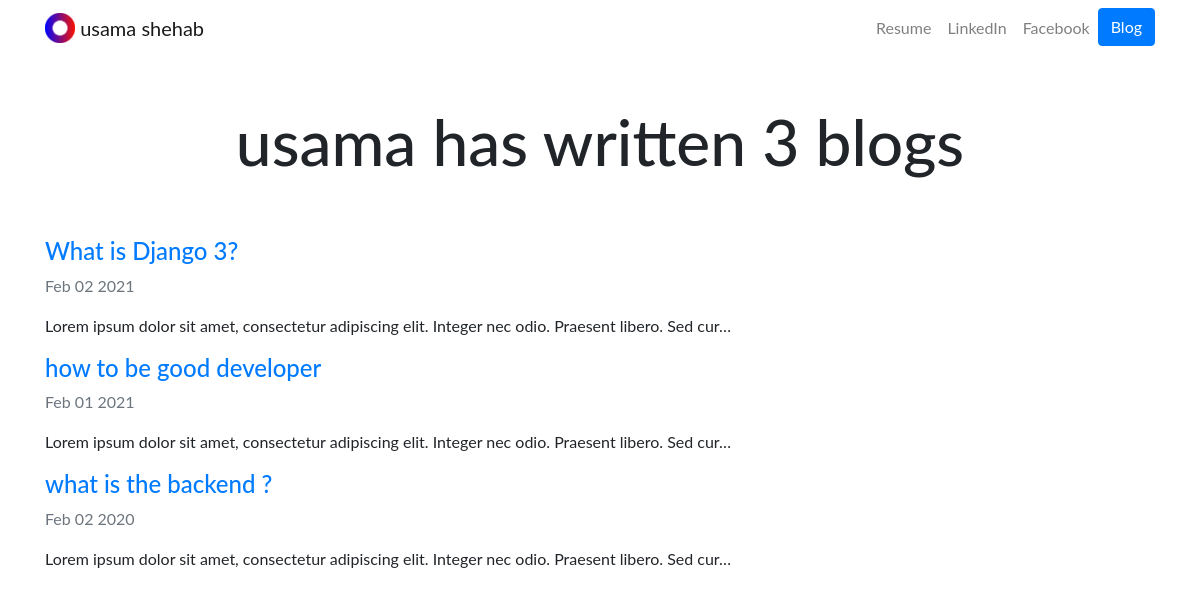
Screenshot of /blog/ with the database file from the repository.
### blog/models.py (models this page shows, shortened)
class blog(models.Model):
    title = models.CharField(max_length=200, unique=True)
    article = models.TextField(blank=True)
    url = models.URLField(blank=True)
    date = models.DateField()

### blog/views.py (the view)
# urls.py: path('', views.BlogHome, name='blog'),
def BlogHome(request):
    blogs = blog.objects.order_by('-date')
    return render(request, 'blog/home.html', {'blogs': blogs})

### templates/blog/home.html
{%extends 'base.html'%}
{%block content%}
    <div class="container"><br><br>
      <h1 id="blogCount"class="text-center my-6">usama has written {{blogs.count}} blog{{blogs.count|pluralize}}</h1>
      <br><br>
      {%for blog in blogs%}
      <a href="{% url "blog:article" blog.id%} "class=" text-decoration-none" > <h4>{{blog.title}}</h4></a>
      <p class="text-muted">{{blog.date|date:'M d Y'}}</p>
      <p>{{blog.article|striptags|truncatechars:100}}</p>
      {%endfor%}
{%endblock%}

### static/portfolio/CSS.css (style rules this page uses)
body { font-family: 'Lato', sans-serif; }
#blogCount { font-size: 4rem; }

### rows the page displays
blog: title "What is Django 3?", date "Feb 02 2021", article "Lorem ipsum dolor sit amet, consectetur adipiscing elit. Integer nec odio. Praesent libero. Sed cur…"
blog: title "how to be good developer", date "Feb 01 2021", article "Lorem ipsum dolor sit amet, consectetur adipiscing elit. Integer nec odio. Praesent libero. Sed cur…"
blog: title "what is the backend ?", date "Feb 02 2020", article "Lorem ipsum dolor sit amet, consectetur adipiscing elit. Integer nec odio. Praesent libero. Sed cur…"

### other values shown
{{ blogs.count }} "3"
